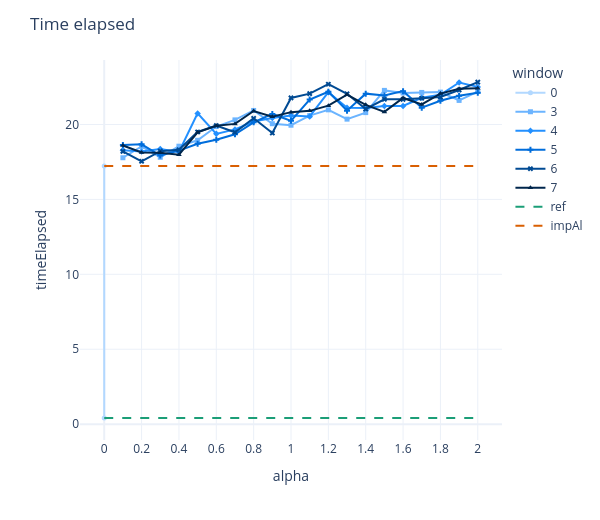
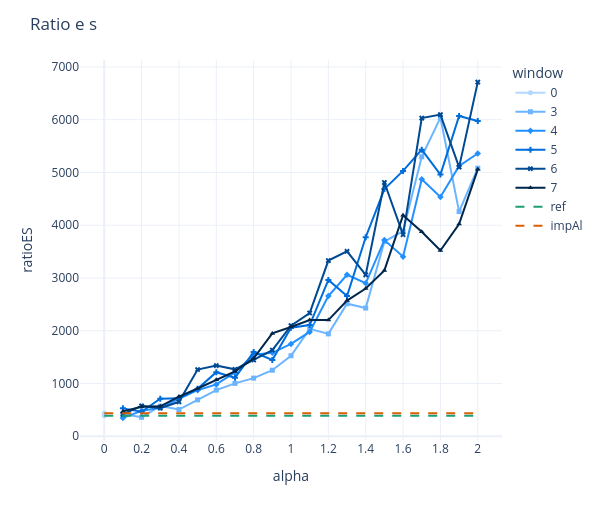
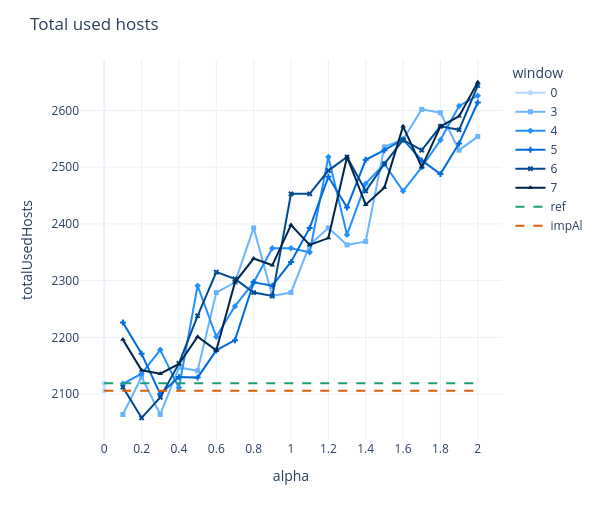
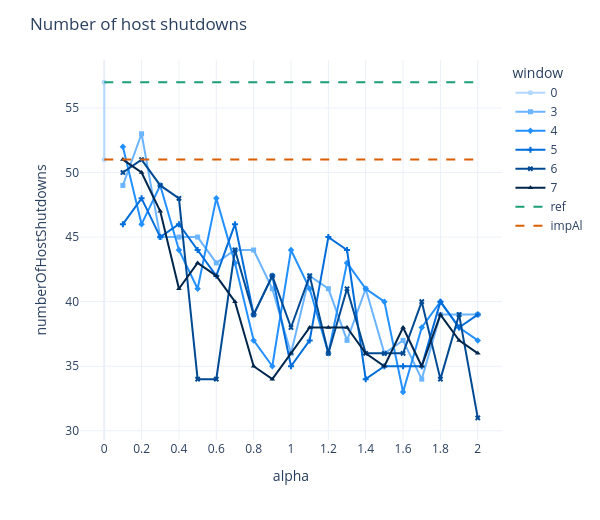

Notebook code cell kept with these figures, in order:
### Markdown cell above
### paper4_test_plus_o

### Code cell
loadExperimentConfigurations()
pd.set_option('display.max_columns', None)
pd.set_option('display.max_rows', 20)
customFilter = {
                    #"hostForecastingTechnique": ["fbProphet"]
                }
classify = "hostForecastingTechnique"

copyDf = df.copy()
copyDf.reset_index(inplace=True)
copyDf = getAllowedFilteredDf(copyDf, customFilter)

#copyDf["hostSignalProcessingParams"] = copyDf["hostSignalProcessingParams"].apply(lambda x: 0 if len(x) < 1 else x[0])
#copyDf["vmSignalProcessingParamsAccurate"] = copyDf["vmSignalProcessingParamsAccurate"].apply(lambda x: 0 if len(x) < 1 else x[0])
#copyDf["vmSignalProcessingParamsBasic"] = copyDf["vmSignalProcessingParamsBasic"].apply(lambda x: 0 if len(x) < 1 else x[0])

copyDf["window"] = copyDf["hostSignalProcessingParams"].apply(lambda x: 0 if len(x) < 1 else x[0])
copyDf["alpha"] = copyDf["hostSignalProcessingParams"].apply(lambda x: 0 if len(x) < 1 else x[1])
copyDf["ratioES"] = copyDf["energy+hosts+migrations"] / copyDf["slaOverall"]
copyDf["timeElapsed"] = copyDf["timeElapsed"]/(1000000000*60)

#getExperiment(copyDf, verbose=True)

ref = getAllowedFilteredDf(copyDf, {"hostForecastingTechnique":["last"], "vmForecastingTechniqueAccurate":["last"], "alpha":[0], "window":[0]})

hostForecastingTechnique = "fbProphet"
#knnParam = 4
#copyDf["hspp"] = copyDf["hostSignalProcessingParams"].apply(lambda x: 0 if len(x) < 1 else x[0])

improvementAlone = getAllowedFilteredDf(copyDf, {"hostForecastingTechnique":[hostForecastingTechnique], "hostSignalProcessing":["none"]})
improvementBollinger = getAllowedFilteredDf(copyDf, {"hostForecastingTechnique":[hostForecastingTechnique], "hostSignalProcessing":["bollinger"]})
improvementInterpeaks = getAllowedFilteredDf(copyDf, {"hostForecastingTechnique":[hostForecastingTechnique], "hostSignalProcessing":["interpeaks"]})

dfList = [ref, improvementAlone, improvementInterpeaks]
print("Count:")
for currentDf in dfList:
    print(len(currentDf))
finalDf = pd.concat(dfList)

finalDf['id'] = getConcatColumn(finalDf, ["hostForecastingTechnique", "alpha", "window"])

#showOptions(filteredDf)
metrics = ["totalUsedHosts", "energy", "numberOfMigrations", "slaOverall",
           "numberOfHostShutdowns", "networkPhysicalResults-totalSaturatedData",
           'networkPhysicalResults-totalBWUsed', 'totalNonSatisfiedMips',
           'averagePercentageOfNonSatisfiedByTotalMips',
           'totalUnsatisfiedHosts', 'totalUnsatisfiedVMs',
           'slaTimePerActiveHost', 'totalWastedMIPS', 'medianCPUDispersionOfActiveHosts',
           'sla']
metrics =["timeElapsed", "ratioES", "totalUsedHosts", "numberOfHostShutdowns", "energy", "energy+hosts+migrations", "slaOverall", "sla", "numberOfMigrations", "numberOfDelayedMigrations"]

#filteredDf = getAllExceptFilteredDf(filteredDf, {"hostForecastingTechnique":["last"], "vmForecastingTechniqueAccurate":["last"], "alpha":[0], "window":[0]})


firstParam = "window"
secondParam = "alpha"

refDict = {"ref": getAllowedFilteredDf(ref, {firstParam: [k]}) for k in ref[firstParam].unique().tolist()}
refAlone = {"impAl": getAllowedFilteredDf(improvementAlone, {firstParam: [k]}) for k in ref[firstParam].unique().tolist()}

refDict = {**refDict, **refAlone}

#highlightsList = [{"index":10, "color": "#ff9f33"}, {"index":11, "color": "red"}]
#highlightsList = [{"index":1, "color": "#ff9f33"}]
highlightsList = []

#filteredDf["energy+hosts+migrations"] = -filteredDf["energy+hosts+migrations"]
#filteredDf["slaOverall"] = -filteredDf["slaOverall"]
#showPareto2DBasic(filteredDf, "slaOverall", "energy+hosts+migrations")
#showPareto2DBasic(filteredDf, "energy+hosts+migrations", "slaOverall")

figures = showPlotlySlicedLineSurface(finalDf, metrics, heatmapColumns = [firstParam, secondParam], ref=refDict, comparative=False, highlights=highlightsList, size=(600, 520), dtick=0.2, markerSize=5)

#showPlotlyBarStatistics(finalDf, metrics, "id", hover_data=["index"], color="id", size=(700, 500))

#group = dp.Group(blocks=[dp.Plot(x) for x in figures], columns=1) 
#dp.Report(group).upload(name='paper3_pareto')

### Figure 1 — Plotly figure (JSON) as saved in the notebook; plotly's stock layout.template omitted (floating-point values rounded to 4 significant figures)
{"data": [{"hovertemplate": "window=0<br>alpha=%{x}<br>timeElapsed=%{y}<extra></extra>", "legendgroup": "0", "line": {"color": "#b2d8ff", "dash": "solid"}, "marker": {"size": 5, "symbol": 0}, "mode": "markers+lines", "name": "0", "orientation": "v", "showlegend": true, "type": "scatter", "x": [0, 0], "xaxis": "x", "y": [0.4183, 17.23], "yaxis": "y"}, {"hovertemplate": "window=3<br>alpha=%{x}<br>timeElapsed=%{y}<extra></extra>", "legendgroup": "3", "line": {"color": "#6bb4ff", "dash": "solid"}, "marker": {"size": 5, "symbol": 1}, "mode": "markers+lines", "name": "3", "orientation": "v", "showlegend": true, "type": "scatter", "x": [0.1, 0.2, 0.3, 0.4, 0.5, 0.6, 0.7, 0.8, 0.9, 1, 1.1, 1.2, 1.3, 1.4, 1.5, 1.6, 1.7, 1.8, 1.9, 2], "xaxis": "x", "y": [17.78, 18.54, 17.81, 18.55, 18.94, 19.86, 20.3, 20.93, 20.05, 19.95, 20.59, 20.98, 20.35, 20.79, 22.27, 22.1, 22.14, 22.16, 21.6, 22.2], "yaxis": "y"}, {"hovertemplate": "window=4<br>alpha=%{x}<br>timeElapsed=%{y}<extra></extra>", "legendgroup": "4", "line": {"color": "#2390ff", "dash": "solid"}, "marker": {"size": 5, "symbol": 2}, "mode": "markers+lines", "name": "4", "orientation": "v", "showlegend": true, "type": "scatter", "x": [0.1, 0.2, 0.3, 0.4, 0.5, 0.6, 0.7, 0.8, 0.9, 1, 1.1, 1.2, 1.3, 1.4, 1.5, 1.6, 1.7, 1.8, 1.9, 2], "xaxis": "x", "y": [18.28, 18.2, 18.35, 18.16, 20.74, 19.37, 19.67, 20.19, 20.42, 20.59, 20.53, 22.16, 21.11, 21.1, 21.24, 21.23, 21.78, 21.98, 22.8, 22.51], "yaxis": "y"}, {"hovertemplate": "window=5<br>alpha=%{x}<br>timeElapsed=%{y}<extra></extra>", "legendgroup": "5", "line": {"color": "#006ddb", "dash": "solid"}, "marker": {"size": 5, "symbol": 3}, "mode": "markers+lines", "name": "5", "orientation": "v", "showlegend": true, "type": "scatter", "x": [0.1, 0.2, 0.3, 0.4, 0.5, 0.6, 0.7, 0.8, 0.9, 1, 1.1, 1.2, 1.3, 1.4, 1.5, 1.6, 1.7, 1.8, 1.9, 2], "xaxis": "x", "y": [18.64, 18.67, 17.93, 18.25, 18.71, 18.98, 19.34, 20.14, 20.7, 20.24, 21.67, 22.18, 20.92, 22.06, 21.93, 22.22, 21.12, 21.58, 21.92, 22.11], "yaxis": "y"}, {"hovertemplate": "window=6<br>alpha=%{x}<br>timeElapsed=%{y}<extra></extra>", "legendgroup": "6", "line": {"color": "#004a93", "dash": "solid"}, "marker": {"size": 5, "symbol": 4}, "mode": "markers+lines", "name": "6", "orientation": "v", "showlegend": true, "type": "scatter", "x": [0.1, 0.2, 0.3, 0.4, 0.5, 0.6, 0.7, 0.8, 0.9, 1, 1.1, 1.2, 1.3, 1.4, 1.5, 1.6, 1.7, 1.8, 1.9, 2], "xaxis": "x", "y": [18.21, 17.54, 18.22, 18.31, 19.5, 19.92, 19.48, 20.41, 19.43, 21.77, 22.06, 22.69, 22.04, 21.03, 21.68, 21.68, 21.75, 21.83, 22.3, 22.83], "yaxis": "y"}, {"hovertemplate": "window=7<br>alpha=%{x}<br>timeElapsed=%{y}<extra></extra>", "legendgroup": "7", "line": {"color": "#00264c", "dash": "solid"}, "marker": {"size": 5, "symbol": 5}, "mode": "markers+lines", "name": "7", "orientation": "v", "showlegend": true, "type": "scatter", "x": [0.1, 0.2, 0.3, 0.4, 0.5, 0.6, 0.7, 0.8, 0.9, 1, 1.1, 1.2, 1.3, 1.4, 1.5, 1.6, 1.7, 1.8, 1.9, 2], "xaxis": "x", "y": [18.59, 18.13, 18.11, 17.98, 19.48, 19.91, 20.04, 20.9, 20.52, 20.82, 20.91, 21.25, 21.99, 21.31, 20.84, 21.77, 21.33, 22.06, 22.38, 22.42], "yaxis": "y"}, {"line": {"color": "rgb(27,158,119)", "dash": "dash"}, "mode": "lines", "name": "ref", "type": "scatter", "x": [0, 2], "y": [0.4183, 0.4183]}, {"line": {"color": "rgb(217,95,2)", "dash": "dash"}, "mode": "lines", "name": "impAl", "type": "scatter", "x": [0, 2], "y": [17.23, 17.23]}], "layout": {"autosize": false, "height": 520, "legend": {"title": {"text": "window"}, "tracegroupgap": 0}, "margin": {"t": 60}, "title": {"text": "Time elapsed"}, "width": 600, "xaxis": {"anchor": "y", "autorange": true, "domain": [0, 1], "dtick": 0.2, "range": [-0.1298, 2.13], "title": {"text": "alpha"}, "type": "linear"}, "yaxis": {"anchor": "x", "autorange": true, "domain": [0, 1], "range": [-1.058, 24.3], "title": {"text": "timeElapsed"}, "type": "linear"}}}

### Figure 2 — Plotly figure (JSON) as saved in the notebook; plotly's stock layout.template omitted (floating-point values rounded to 4 significant figures)
{"data": [{"hovertemplate": "window=0<br>alpha=%{x}<br>ratioES=%{y}<extra></extra>", "legendgroup": "0", "line": {"color": "#b2d8ff", "dash": "solid"}, "marker": {"size": 5, "symbol": 0}, "mode": "markers+lines", "name": "0", "orientation": "v", "showlegend": true, "type": "scatter", "x": [0, 0], "xaxis": "x", "y": [388.7, 434.9], "yaxis": "y"}, {"hovertemplate": "window=3<br>alpha=%{x}<br>ratioES=%{y}<extra></extra>", "legendgroup": "3", "line": {"color": "#6bb4ff", "dash": "solid"}, "marker": {"size": 5, "symbol": 1}, "mode": "markers+lines", "name": "3", "orientation": "v", "showlegend": true, "type": "scatter", "x": [0.1, 0.2, 0.3, 0.4, 0.5, 0.6, 0.7, 0.8, 0.9, 1, 1.1, 1.2, 1.3, 1.4, 1.5, 1.6, 1.7, 1.8, 1.9, 2], "xaxis": "x", "y": [423.4, 359.7, 572.1, 507.0, 690.5, 875.8, 1003.0, 1103.0, 1252.0, 1527.0, 2036.0, 1941.0, 2512.0, 2430.0, 3691.0, 3887.0, 5296.0, 6040.0, 4258.0, 5080.0], "yaxis": "y"}, {"hovertemplate": "window=4<br>alpha=%{x}<br>ratioES=%{y}<extra></extra>", "legendgroup": "4", "line": {"color": "#2390ff", "dash": "solid"}, "marker": {"size": 5, "symbol": 2}, "mode": "markers+lines", "name": "4", "orientation": "v", "showlegend": true, "type": "scatter", "x": [0.1, 0.2, 0.3, 0.4, 0.5, 0.6, 0.7, 0.8, 0.9, 1, 1.1, 1.2, 1.3, 1.4, 1.5, 1.6, 1.7, 1.8, 1.9, 2], "xaxis": "x", "y": [349.0, 481.0, 545.5, 701.9, 873.5, 982.6, 1211.0, 1546.0, 1582.0, 1751.0, 1977.0, 2657.0, 3061.0, 2900.0, 3718.0, 3403.0, 4870.0, 4534.0, 5124.0, 5360.0], "yaxis": "y"}, {"hovertemplate": "window=5<br>alpha=%{x}<br>ratioES=%{y}<extra></extra>", "legendgroup": "5", "line": {"color": "#006ddb", "dash": "solid"}, "marker": {"size": 5, "symbol": 3}, "mode": "markers+lines", "name": "5", "orientation": "v", "showlegend": true, "type": "scatter", "x": [0.1, 0.2, 0.3, 0.4, 0.5, 0.6, 0.7, 0.8, 0.9, 1, 1.1, 1.2, 1.3, 1.4, 1.5, 1.6, 1.7, 1.8, 1.9, 2], "xaxis": "x", "y": [529.3, 464.2, 710.9, 720.3, 898.7, 1214.0, 1108.0, 1596.0, 1448.0, 2057.0, 2107.0, 2962.0, 2660.0, 3772.0, 4686.0, 5029.0, 5432.0, 4959.0, 6068.0, 5974.0], "yaxis": "y"}, {"hovertemplate": "window=6<br>alpha=%{x}<br>ratioES=%{y}<extra></extra>", "legendgroup": "6", "line": {"color": "#004a93", "dash": "solid"}, "marker": {"size": 5, "symbol": 4}, "mode": "markers+lines", "name": "6", "orientation": "v", "showlegend": true, "type": "scatter", "x": [0.1, 0.2, 0.3, 0.4, 0.5, 0.6, 0.7, 0.8, 0.9, 1, 1.1, 1.2, 1.3, 1.4, 1.5, 1.6, 1.7, 1.8, 1.9, 2], "xaxis": "x", "y": [413.8, 577.6, 533.3, 653.2, 1265.0, 1339.0, 1268.0, 1446.0, 1634.0, 2097.0, 2337.0, 3330.0, 3506.0, 3059.0, 4810.0, 3820.0, 6031.0, 6096.0, 5101.0, 6712.0], "yaxis": "y"}, {"hovertemplate": "window=7<br>alpha=%{x}<br>ratioES=%{y}<extra></extra>", "legendgroup": "7", "line": {"color": "#00264c", "dash": "solid"}, "marker": {"size": 5, "symbol": 5}, "mode": "markers+lines", "name": "7", "orientation": "v", "showlegend": true, "type": "scatter", "x": [0.1, 0.2, 0.3, 0.4, 0.5, 0.6, 0.7, 0.8, 0.9, 1, 1.1, 1.2, 1.3, 1.4, 1.5, 1.6, 1.7, 1.8, 1.9, 2], "xaxis": "x", "y": [472.1, 560.7, 566.9, 752.7, 906.3, 1071.0, 1229.0, 1478.0, 1949.0, 2072.0, 2202.0, 2202.0, 2572.0, 2800.0, 3143.0, 4191.0, 3875.0, 3520.0, 4021.0, 5059.0], "yaxis": "y"}, {"line": {"color": "rgb(27,158,119)", "dash": "dash"}, "mode": "lines", "name": "ref", "type": "scatter", "x": [0, 2], "y": [388.7, 388.7]}, {"line": {"color": "rgb(217,95,2)", "dash": "dash"}, "mode": "lines", "name": "impAl", "type": "scatter", "x": [0, 2], "y": [434.9, 434.9]}], "layout": {"autosize": false, "height": 520, "legend": {"title": {"text": "window"}, "tracegroupgap": 0}, "margin": {"t": 60}, "title": {"text": "Ratio e s"}, "width": 600, "xaxis": {"anchor": "y", "autorange": true, "domain": [0, 1], "dtick": 0.2, "range": [-0.1298, 2.13], "title": {"text": "alpha"}, "type": "linear"}, "yaxis": {"anchor": "x", "autorange": true, "domain": [0, 1], "range": [-70.33, 7131.0], "title": {"text": "ratioES"}, "type": "linear"}}}

### Figure 3 — Plotly figure (JSON) as saved in the notebook; plotly's stock layout.template omitted (floating-point values rounded to 4 significant figures)
{"data": [{"hovertemplate": "window=0<br>alpha=%{x}<br>totalUsedHosts=%{y}<extra></extra>", "legendgroup": "0", "line": {"color": "#b2d8ff", "dash": "solid"}, "marker": {"size": 5, "symbol": 0}, "mode": "markers+lines", "name": "0", "orientation": "v", "showlegend": true, "type": "scatter", "x": [0, 0], "xaxis": "x", "y": [2119, 2106], "yaxis": "y"}, {"hovertemplate": "window=3<br>alpha=%{x}<br>totalUsedHosts=%{y}<extra></extra>", "legendgroup": "3", "line": {"color": "#6bb4ff", "dash": "solid"}, "marker": {"size": 5, "symbol": 1}, "mode": "markers+lines", "name": "3", "orientation": "v", "showlegend": true, "type": "scatter", "x": [0.1, 0.2, 0.3, 0.4, 0.5, 0.6, 0.7, 0.8, 0.9, 1, 1.1, 1.2, 1.3, 1.4, 1.5, 1.6, 1.7, 1.8, 1.9, 2], "xaxis": "x", "y": [2064, 2130, 2064, 2147, 2141, 2279, 2297, 2393, 2273, 2279, 2363, 2393, 2363, 2369, 2536, 2549, 2602, 2596, 2530, 2554], "yaxis": "y"}, {"hovertemplate": "window=4<br>alpha=%{x}<br>totalUsedHosts=%{y}<extra></extra>", "legendgroup": "4", "line": {"color": "#2390ff", "dash": "solid"}, "marker": {"size": 5, "symbol": 2}, "mode": "markers+lines", "name": "4", "orientation": "v", "showlegend": true, "type": "scatter", "x": [0.1, 0.2, 0.3, 0.4, 0.5, 0.6, 0.7, 0.8, 0.9, 1, 1.1, 1.2, 1.3, 1.4, 1.5, 1.6, 1.7, 1.8, 1.9, 2], "xaxis": "x", "y": [2118, 2136, 2178, 2111, 2291, 2201, 2255, 2297, 2357, 2357, 2350, 2518, 2381, 2471, 2506, 2458, 2500, 2548, 2608, 2626], "yaxis": "y"}, {"hovertemplate": "window=5<br>alpha=%{x}<br>totalUsedHosts=%{y}<extra></extra>", "legendgroup": "5", "line": {"color": "#006ddb", "dash": "solid"}, "marker": {"size": 5, "symbol": 3}, "mode": "markers+lines", "name": "5", "orientation": "v", "showlegend": true, "type": "scatter", "x": [0.1, 0.2, 0.3, 0.4, 0.5, 0.6, 0.7, 0.8, 0.9, 1, 1.1, 1.2, 1.3, 1.4, 1.5, 1.6, 1.7, 1.8, 1.9, 2], "xaxis": "x", "y": [2226, 2171, 2100, 2130, 2129, 2177, 2195, 2297, 2291, 2333, 2393, 2483, 2429, 2513, 2530, 2549, 2512, 2488, 2542, 2614], "yaxis": "y"}, {"hovertemplate": "window=6<br>alpha=%{x}<br>totalUsedHosts=%{y}<extra></extra>", "legendgroup": "6", "line": {"color": "#004a93", "dash": "solid"}, "marker": {"size": 5, "symbol": 4}, "mode": "markers+lines", "name": "6", "orientation": "v", "showlegend": true, "type": "scatter", "x": [0.1, 0.2, 0.3, 0.4, 0.5, 0.6, 0.7, 0.8, 0.9, 1, 1.1, 1.2, 1.3, 1.4, 1.5, 1.6, 1.7, 1.8, 1.9, 2], "xaxis": "x", "y": [2112, 2058, 2094, 2154, 2238, 2315, 2303, 2279, 2273, 2453, 2453, 2494, 2518, 2458, 2506, 2548, 2530, 2572, 2566, 2644], "yaxis": "y"}, {"hovertemplate": "window=7<br>alpha=%{x}<br>totalUsedHosts=%{y}<extra></extra>", "legendgroup": "7", "line": {"color": "#00264c", "dash": "solid"}, "marker": {"size": 5, "symbol": 5}, "mode": "markers+lines", "name": "7", "orientation": "v", "showlegend": true, "type": "scatter", "x": [0.1, 0.2, 0.3, 0.4, 0.5, 0.6, 0.7, 0.8, 0.9, 1, 1.1, 1.2, 1.3, 1.4, 1.5, 1.6, 1.7, 1.8, 1.9, 2], "xaxis": "x", "y": [2196, 2142, 2136, 2153, 2201, 2177, 2297, 2339, 2327, 2398, 2363, 2375, 2518, 2434, 2464, 2572, 2500, 2572, 2590, 2650], "yaxis": "y"}, {"line": {"color": "rgb(27,158,119)", "dash": "dash"}, "mode": "lines", "name": "ref", "type": "scatter", "x": [0, 2], "y": [2119, 2119]}, {"line": {"color": "rgb(217,95,2)", "dash": "dash"}, "mode": "lines", "name": "impAl", "type": "scatter", "x": [0, 2], "y": [2106, 2106]}], "layout": {"autosize": false, "height": 520, "legend": {"title": {"text": "window"}, "tracegroupgap": 0}, "margin": {"t": 60}, "title": {"text": "Total used hosts"}, "width": 600, "xaxis": {"anchor": "y", "autorange": true, "domain": [0, 1], "dtick": 0.2, "range": [-0.1298, 2.13], "title": {"text": "alpha"}, "type": "linear"}, "yaxis": {"anchor": "x", "autorange": true, "domain": [0, 1], "range": [2019.0, 2689.0], "title": {"text": "totalUsedHosts"}, "type": "linear"}}}

### Figure 4 — Plotly figure (JSON) as saved in the notebook; plotly's stock layout.template omitted (floating-point values rounded to 4 significant figures)
{"data": [{"hovertemplate": "window=0<br>alpha=%{x}<br>numberOfHostShutdowns=%{y}<extra></extra>", "legendgroup": "0", "line": {"color": "#b2d8ff", "dash": "solid"}, "marker": {"size": 5, "symbol": 0}, "mode": "markers+lines", "name": "0", "orientation": "v", "showlegend": true, "type": "scatter", "x": [0, 0], "xaxis": "x", "y": [57, 51], "yaxis": "y"}, {"hovertemplate": "window=3<br>alpha=%{x}<br>numberOfHostShutdowns=%{y}<extra></extra>", "legendgroup": "3", "line": {"color": "#6bb4ff", "dash": "solid"}, "marker": {"size": 5, "symbol": 1}, "mode": "markers+lines", "name": "3", "orientation": "v", "showlegend": true, "type": "scatter", "x": [0.1, 0.2, 0.3, 0.4, 0.5, 0.6, 0.7, 0.8, 0.9, 1, 1.1, 1.2, 1.3, 1.4, 1.5, 1.6, 1.7, 1.8, 1.9, 2], "xaxis": "x", "y": [49, 53, 45, 45, 45, 43, 44, 44, 41, 36, 42, 41, 37, 41, 36, 37, 34, 39, 39, 39], "yaxis": "y"}, {"hovertemplate": "window=4<br>alpha=%{x}<br>numberOfHostShutdowns=%{y}<extra></extra>", "legendgroup": "4", "line": {"color": "#2390ff", "dash": "solid"}, "marker": {"size": 5, "symbol": 2}, "mode": "markers+lines", "name": "4", "orientation": "v", "showlegend": true, "type": "scatter", "x": [0.1, 0.2, 0.3, 0.4, 0.5, 0.6, 0.7, 0.8, 0.9, 1, 1.1, 1.2, 1.3, 1.4, 1.5, 1.6, 1.7, 1.8, 1.9, 2], "xaxis": "x", "y": [52, 46, 49, 44, 41, 48, 43, 37, 35, 44, 41, 36, 43, 41, 40, 33, 38, 40, 38, 37], "yaxis": "y"}, {"hovertemplate": "window=5<br>alpha=%{x}<br>numberOfHostShutdowns=%{y}<extra></extra>", "legendgroup": "5", "line": {"color": "#006ddb", "dash": "solid"}, "marker": {"size": 5, "symbol": 3}, "mode": "markers+lines", "name": "5", "orientation": "v", "showlegend": true, "type": "scatter", "x": [0.1, 0.2, 0.3, 0.4, 0.5, 0.6, 0.7, 0.8, 0.9, 1, 1.1, 1.2, 1.3, 1.4, 1.5, 1.6, 1.7, 1.8, 1.9, 2], "xaxis": "x", "y": [46, 48, 45, 46, 44, 42, 46, 39, 42, 35, 37, 45, 44, 34, 35, 35, 35, 40, 38, 39], "yaxis": "y"}, {"hovertemplate": "window=6<br>alpha=%{x}<br>numberOfHostShutdowns=%{y}<extra></extra>", "legendgroup": "6", "line": {"color": "#004a93", "dash": "solid"}, "marker": {"size": 5, "symbol": 4}, "mode": "markers+lines", "name": "6", "orientation": "v", "showlegend": true, "type": "scatter", "x": [0.1, 0.2, 0.3, 0.4, 0.5, 0.6, 0.7, 0.8, 0.9, 1, 1.1, 1.2, 1.3, 1.4, 1.5, 1.6, 1.7, 1.8, 1.9, 2], "xaxis": "x", "y": [50, 51, 49, 48, 34, 34, 44, 39, 42, 38, 42, 36, 41, 36, 36, 36, 40, 34, 39, 31], "yaxis": "y"}, {"hovertemplate": "window=7<br>alpha=%{x}<br>numberOfHostShutdowns=%{y}<extra></extra>", "legendgroup": "7", "line": {"color": "#00264c", "dash": "solid"}, "marker": {"size": 5, "symbol": 5}, "mode": "markers+lines", "name": "7", "orientation": "v", "showlegend": true, "type": "scatter", "x": [0.1, 0.2, 0.3, 0.4, 0.5, 0.6, 0.7, 0.8, 0.9, 1, 1.1, 1.2, 1.3, 1.4, 1.5, 1.6, 1.7, 1.8, 1.9, 2], "xaxis": "x", "y": [51, 50, 47, 41, 43, 42, 40, 35, 34, 36, 38, 38, 38, 36, 35, 38, 35, 39, 37, 36], "yaxis": "y"}, {"line": {"color": "rgb(27,158,119)", "dash": "dash"}, "mode": "lines", "name": "ref", "type": "scatter", "x": [0, 2], "y": [57, 57]}, {"line": {"color": "rgb(217,95,2)", "dash": "dash"}, "mode": "lines", "name": "impAl", "type": "scatter", "x": [0, 2], "y": [51, 51]}], "layout": {"autosize": false, "height": 520, "legend": {"title": {"text": "window"}, "tracegroupgap": 0}, "margin": {"t": 60}, "title": {"text": "Number of host shutdowns"}, "width": 600, "xaxis": {"anchor": "y", "autorange": true, "domain": [0, 1], "dtick": 0.2, "range": [-0.1298, 2.13], "title": {"text": "alpha"}, "type": "linear"}, "yaxis": {"anchor": "x", "autorange": true, "domain": [0, 1], "range": [29.29, 58.71], "title": {"text": "numberOfHostShutdowns"}, "type": "linear"}}}
